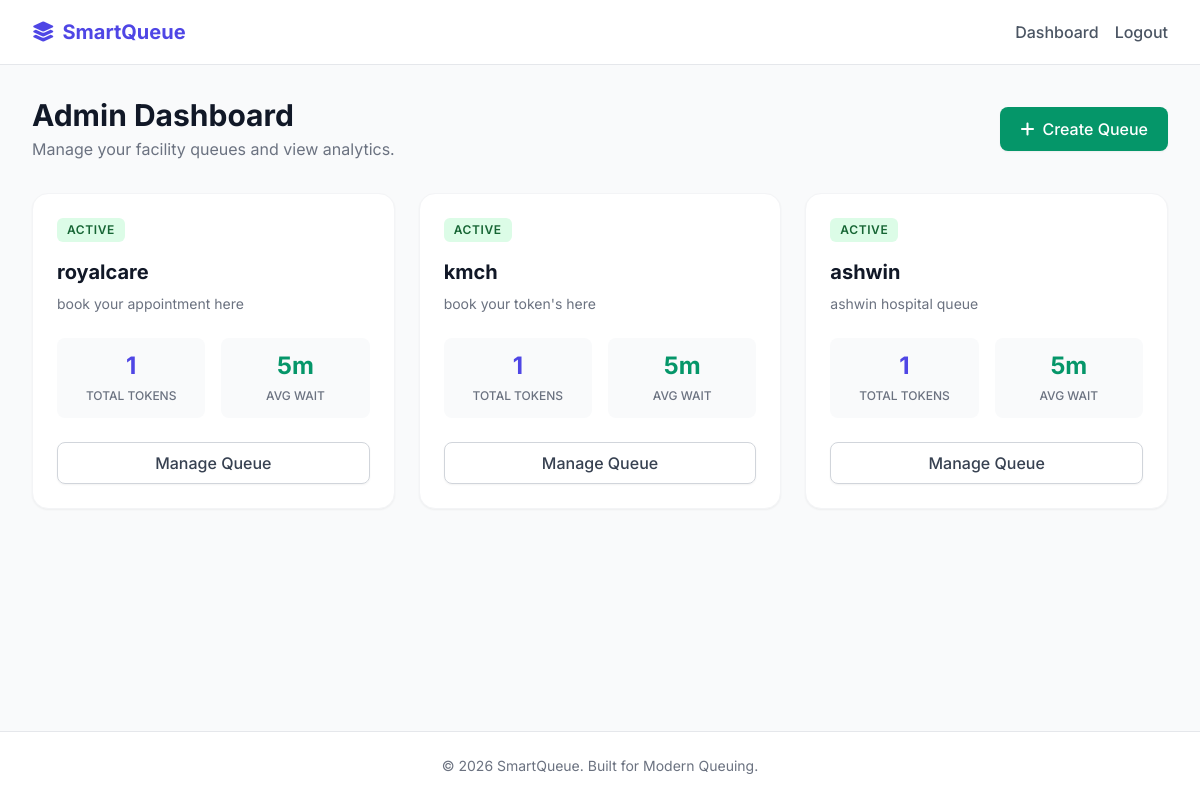
/dashboard/ (signed in), run on the app's committed database.
### queues/models.py (models this page shows)
class Queue(models.fields.CharField):
    pass # Re-write

### queues/views.py (the view)
# urls.py: path('dashboard/', views.dashboard, name='dashboard'),
@login_required
def dashboard(request):
    if request.user.is_owner:
        if request.user.is_superuser:
            managed_queues = Queue.objects.all().order_by('-created_at')
        else:
            managed_queues = Queue.objects.filter(created_by=request.user).order_by('-created_at')
        context = {'queues': managed_queues, 'is_owner': True}
        return render(request, 'dashboard.html', context)
    else:
        user_tokens = Token.objects.filter(user=request.user).order_by('-created_at')
        context = {'tokens': user_tokens, 'is_owner': False}
        return render(request, 'dashboard.html', context)

### users/models.py (called while the page is built)
    @property
    def is_owner(self):
        return self.role == 'ADMIN' or self.is_superuser

### templates/dashboard.html (shortened to what this page needs)
{% extends 'base.html' %}
{% block content %}
<div class="mb-8 flex justify-between items-center">
    <div>
        <h1 class="text-3xl font-bold text-gray-900">
            {% if is_owner %}Admin Dashboard{% else %}My Dashboard{% endif %}
        </h1>
        <p class="text-gray-500 mt-1">
            {% if is_owner %}Manage your facility queues and view analytics.{% else %}Manage your active queue tokens.{% endif %}
        </p>
    </div>
    {% if not is_owner %}
    <a href="{% url 'join_queue' %}" class="px-5 py-2.5 bg-indigo-600 text-white rounded-lg font-medium hover:bg-indigo-700 shadow-sm smooth-hover flex items-center gap-2">
        <i class="fa-solid fa-plus"></i> Join New Queue
    </a>
    {% else %}
    <a href="{% url 'create_queue' %}" class="px-5 py-2.5 bg-emerald-600 text-white rounded-lg font-medium hover:bg-emerald-700 shadow-sm smooth-hover flex items-center gap-2">
        <i class="fa-solid fa-plus"></i> Create Queue
    </a>
    {% endif %}
</div>
{% if is_owner %}
    {% if queues %}
        <div class="grid grid-cols-1 md:grid-cols-2 lg:grid-cols-3 gap-6">
            {% for queue in queues %}
            <div class="bg-white rounded-2xl shadow-sm border border-gray-100 p-6 hover:shadow-md smooth-hover flex flex-col">
                <div class="flex justify-between items-start mb-4">
                    <span class="inline-flex items-center px-2.5 py-1 rounded-md text-xs font-semibold uppercase tracking-wider {% if queue.is_active %}bg-green-100 text-green-800{% else %}bg-red-100 text-red-800{% endif %}">
                        {% if queue.is_active %}Active{% else %}Inactive{% endif %}
                    </span>
                </div>
                <h3 class="text-xl font-bold text-gray-900 mb-2">{{ queue.name }}</h3>
                <p class="text-sm text-gray-500 mb-6 flex-grow">{{ queue.description|truncatewords:60 }}</p>
                <div class="grid grid-cols-2 gap-4 mb-6">
                    <div class="bg-gray-50 p-3 rounded-lg text-center">
                        <span class="block text-2xl font-bold text-indigo-600">{{ queue.tokens.count }}</span>
                        <span class="text-xs text-gray-500 uppercase font-medium">Total Tokens</span>
                    </div>
                    <div class="bg-gray-50 p-3 rounded-lg text-center">
                        <span class="block text-2xl font-bold text-emerald-600">{{ queue.avg_wait_time_per_person }}m</span>
                        <span class="text-xs text-gray-500 uppercase font-medium">Avg Wait</span>
                    </div>
                </div>
                <a href="{% url 'manage_queue' queue.id %}" class="w-full text-center px-4 py-2 border border-gray-300 text-gray-700 rounded-lg font-medium hover:bg-gray-50 shadow-sm smooth-hover">
                    Manage Queue
                </a>
            </div>
            {% endfor %}
        </div>
    {% endif %}
{% endif %}
{% endblock %}

### templates/base.html (style rules this page uses)
body { font-family: 'Inter', sans-serif; background-color: #f9fafb; color: #111827; }
.smooth-hover { transition: all 0.2s ease-in-out; }

### data on the page
Queue: is_active "ACTIVE", name "royalcare", description "book your appointment here", tokens.count "1", avg_wait_time_per_person "5"
Queue: is_active "ACTIVE", name "kmch", description "book your token's here", tokens.count "1", avg_wait_time_per_person "5"
Queue: is_active "ACTIVE", name "ashwin", description "ashwin hospital queue", tokens.count "1", avg_wait_time_per_person "5"
